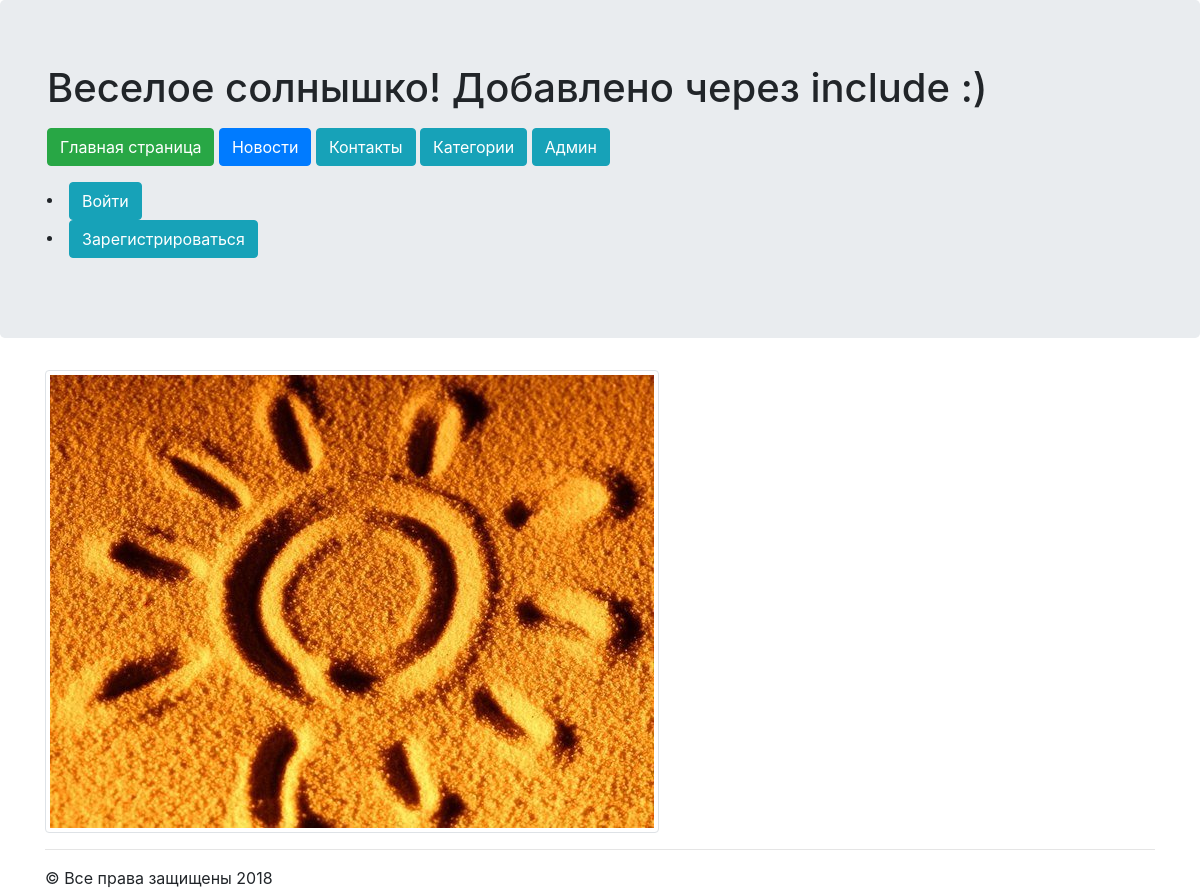
Page /areas/ on the earlier database version.
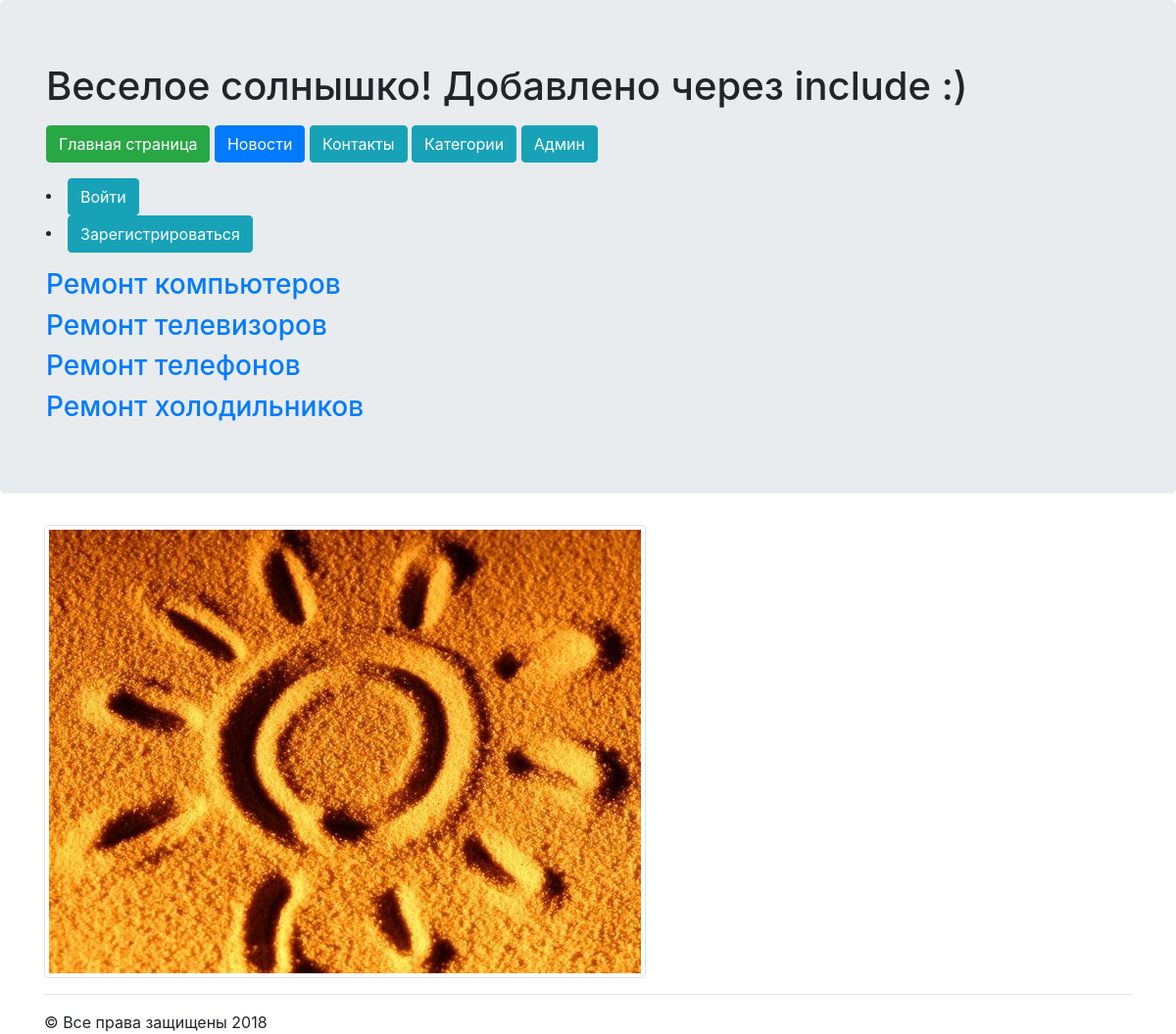
Same page on the later database version.
### mainApp/models.py (models this page shows, shortened)
class Area(models.Model):
    name = models.CharField(max_length = 120)
    description = models.TextField()

### mainApp/views.py (the view)
# urls.py: url(r'^areas/$', AreaList.as_view(), name="areas"),
class AreaList(ListView):
    model = Area

### mainApp/templates/mainApp/area_list.html
{% extends "mainApp/wrapper.html" %}
{% block content %}
    {% for area in object_list %}
        <a href="{% url 'areas-detail' area.pk %}"><h3>{{ area.name }}</h3></a>
    {% endfor %}
{% endblock %}

### mainApp/templates/mainApp/wrapper.html (shortened to what this page needs)
<!DOCTYPE html>
<html lang="en">
<head>
    {% load static %}
<link rel='stylesheet' href="{% static 'bootstrap/css/bootstrap.min.css' %}" type='text/css'>
</head>
<body>
    <div class="jumbotron">
        <div class="container">
            <h1>{% include "mainApp/includes/some_html.html" %}</h1>
            <p>
                <a href="{% url 'index' %}" class="btn btn-success">Главная страница</a>
                <a href="/news" class="btn btn-primary">Новости</a>
                <a href="/contact" class="btn btn-info">Контакты</a>
                <a href="{% url 'areas' %}" class="btn btn-info">Категории</a>
                <a href="/admin" class="btn btn-info">Админ</a>
                {% if user.is_authenticated %}
                    <li>User: {{ user.get_username }}</li>
                    <li><a href="{% url 'logout'%}?next={{request.path}}" class="btn btn-info">Выйти</a></li>
                {% else %}
                    <li><a href="{% url 'login'%}?next={{request.path}}" class="btn btn-info">
                    Войти</a></li>
                    <li><a href="{% url 'register'%}?next={{request.path}}" class="btn btn-info">Зарегистрироваться</a></li>
                {% endif %}
            </p>
            {% block content %}
            {% endblock %}
        </div>
    </div>
    <div class="container">
        <img src="{% static 'mainApp/sun.jpg' %}" class="img-thumbnail">
        <hr>
        &copy; Все права защищены 2018
    </div>
</body>
</html>

### mainApp/templates/mainApp/includes/some_html.html
{% block content %}
<p> Веселое солнышко!
 Добавлено через include :) </p>
{% endblock %}

Differences in the rows shown:
added Area: name "Ремонт компьютеров"
added Area: name "Ремонт телевизоров"
added Area: name "Ремонт телефонов"
added Area: name "Ремонт холодильников"
